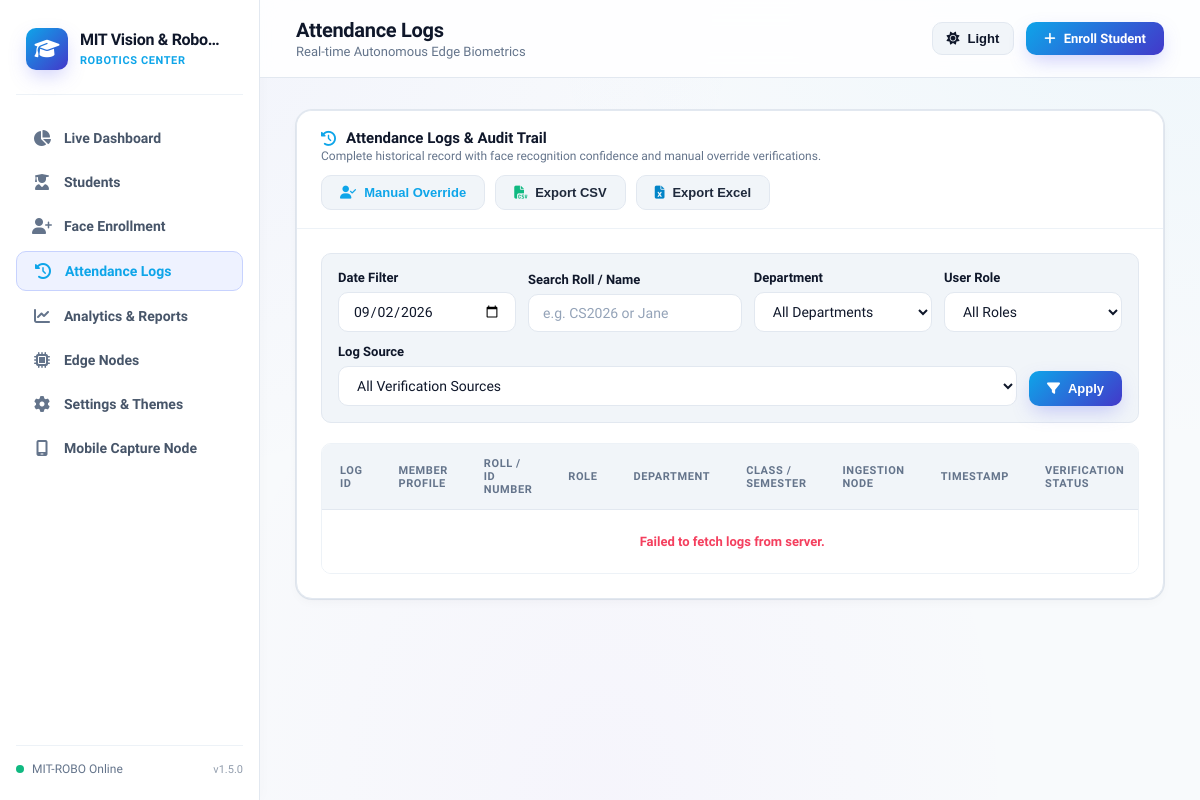
Page /logs on the committed database.
### src/database/models.py (models this page shows, shortened)
class SystemBranding(Base):
    __tablename__ = "system_branding"
    id = Column(Integer, primary_key=True, autoincrement=True)
    institution_name = Column(String(150), default="FaceAttendance Campus", nullable=False)
    short_code = Column(String(30), default="FA-HUB", nullable=False)
    tagline = Column(String(255), default="Raspberry Pi Zero Edge Nodes & Central Face Recognition")
    logo_filename = Column(String(255), nullable=True)
    primary_accent_color = Column(String(20), default="#6366f1")
    header_badge_text = Column(String(50), default="Thin-Client Hub")
    contact_email = Column(String(100), nullable=True)
    updated_at = Column(DateTime, default=datetime.utcnow, onupdate=datetime.utcnow)

### src/server/routes/views_dashboard.py (the view)
@router.get("/logs", response_class=HTMLResponse)
def page_logs(request: Request, db: Session = Depends(get_db)):
    today_str = date.today().isoformat()
    branding = get_branding_dict(db)
    return templates.TemplateResponse(
        "logs.html",
        {
            "request": request,
            "page_title": "Attendance Logs",
            "active_page": "logs",
            "today_str": today_str,
            "branding": branding,
        },
    )

### src/server/templates/logs.html (shortened to what this page needs)
{% extends "base.html" %}
{% block content %}
<div class="card">
    <div class="card-header" style="flex-wrap: wrap; gap: 12px;">
        <div>
            <h3>
                <i class="fa-solid fa-clock-rotate-left" style="color: var(--accent-primary);"></i>
                <span>Attendance Logs & Audit Trail</span>
            </h3>
            <p style="font-size: 12px; color: var(--text-muted); margin-top: 2px;">
                Complete historical record with face recognition confidence and manual override verifications.
            </p>
        </div>
        <div style="display: flex; gap: 10px; flex-wrap: wrap;">
            <button onclick="openManualOverrideModal()" class="btn btn-secondary" style="color: var(--accent-primary);" title="Biometric Fallback Manual Attendance">
                <i class="fa-solid fa-user-check"></i>
                <span>Manual Override</span>
            </button>
            <button onclick="exportData('csv')" class="btn btn-secondary" title="Export Filtered CSV">
                <i class="fa-solid fa-file-csv" style="color: var(--accent-emerald);"></i>
                <span>Export CSV</span>
            </button>
            <button onclick="exportData('xlsx')" class="btn btn-secondary" title="Export Filtered Excel">
                <i class="fa-solid fa-file-excel" style="color: var(--accent-cyan);"></i>
                <span>Export Excel</span>
            </button>
        </div>
    </div>
    <div class="card-body">
        <div style="background: var(--bg-subtle); padding: 16px; border-radius: var(--radius-sm); border: 1px solid var(--border-color); margin-bottom: 20px;">
            <div style="display: flex; gap: 12px; flex-wrap: wrap; align-items: flex-end;">
                <div style="flex: 1; min-width: 150px;">
                    <label class="form-label">Date Filter</label>
                    <input type="date" id="filterDate" class="form-control" value="{{ today_str }}">
                </div>
                <div style="flex: 1.2; min-width: 160px;">
                    <label class="form-label">Search Roll / Name</label>
                    <input type="text" id="filterRoll" class="form-control" placeholder="e.g. CS2026 or Jane">
                </div>
                <div style="flex: 1; min-width: 150px;">
                    <label class="form-label">Department</label>
                    <select id="filterDept" class="form-control">
                        <option value="">All Departments</option>
                    </select>
                </div>
                <div style="flex: 1; min-width: 140px;">
                    <label class="form-label">User Role</label>
                    <select id="filterRole" class="form-control">
                        <option value="">All Roles</option>
                    </select>
                </div>
                <div style="flex: 1; min-width: 150px;">
                    <label class="form-label">Log Source</label>
                    <select id="filterOverride" class="form-control">
                        <option value="">All Verification Sources</option>
                    </select>
                </div>
                <div>
                    <button id="btnApplyFilter" onclick="applyLogFilters()" class="btn btn-primary" style="padding: 10px 18px;">
                        <i class="fa-solid fa-filter"></i> Apply
                    </button>
                </div>
            </div>
        </div>
        <div class="table-container">
            <table class="custom-table">
                <thead>
                    <tr>
                        <th>Log ID</th>
                        <th>Member Profile</th>
                        <th>Roll / ID Number</th>
                        <th>Role</th>
                        <th>Department</th>
                        <th>Class / Semester</th>
                        <th>Ingestion Node</th>
                        <th>Timestamp</th>
                        <th>Verification Status</th>
                    </tr>
                </thead>
                <tbody id="logsTableBody">
                </tbody>
            </table>
        </div>
    </div>
</div>
{% endblock %}

### src/server/templates/base.html (shortened to what this page needs)
<!DOCTYPE html>
<html lang="en" data-theme="light">
<head>
    <link rel="stylesheet" href="https://cdnjs.cloudflare.com/ajax/libs/font-awesome/6.4.0/css/all.min.css">
    <link rel="stylesheet" href="/static/css/dashboard.css">
</head>
<body>
    <aside id="mainSidebar" class="sidebar">
        <div class="brand" style="justify-content: space-between;">
            <div style="display: flex; align-items: center; gap: 12px; min-width: 0;">
                {% if branding and branding.logo_url %}
                <img id="sidebarBrandLogo" src="{{ branding.logo_url }}" alt="Logo" class="brand-logo-img" style="width: 42px; height: 42px; border-radius: var(--radius-xs); object-fit: contain; background: var(--bg-card); padding: 3px; border: 1.5px solid var(--border-color); flex-shrink: 0;">
                {% else %}
                <div id="sidebarBrandIcon" class="brand-icon">
                    <i class="fa-solid fa-graduation-cap"></i>
                </div>
                {% endif %}
                <div class="brand-text" style="overflow: hidden;">
                    <h1 id="sidebarBrandName" style="white-space: nowrap; overflow: hidden; text-overflow: ellipsis; max-width: 140px;" title="{{ branding.institution_name if branding else 'FaceAttendance' }}">{{ branding.institution_name if branding else 'FaceAttendance' }}</h1>
                    <span id="sidebarBrandBadge">{{ branding.header_badge_text if branding else 'Thin-Client Hub' }}</span>
                </div>
            </div>
        </div>
        <ul class="nav-list">
            <li>
                <a href="/" class="nav-link {% if active_page == 'dashboard' %}active{% endif %}" onclick="closeMobileMenu()">
                    <i class="fa-solid fa-chart-pie"></i>
                    <span>Live Dashboard</span>
                </a>
            </li>
            <li>
                <a href="/students" class="nav-link {% if active_page == 'students' %}active{% endif %}" onclick="closeMobileMenu()">
                    <i class="fa-solid fa-user-graduate"></i>
                    <span>Students</span>
                </a>
            </li>
            <li>
                <a href="/enroll" class="nav-link {% if active_page == 'enroll' %}active{% endif %}" onclick="closeMobileMenu()">
                    <i class="fa-solid fa-user-plus"></i>
                    <span>Face Enrollment</span>
                </a>
            </li>
            <li>
                <a href="/logs" class="nav-link {% if active_page == 'logs' %}active{% endif %}" onclick="closeMobileMenu()">
                    <i class="fa-solid fa-clock-rotate-left"></i>
                    <span>Attendance Logs</span>
                </a>
            </li>
            <li>
                <a href="/analytics" class="nav-link {% if active_page == 'analytics' %}active{% endif %}" onclick="closeMobileMenu()">
                    <i class="fa-solid fa-chart-line"></i>
                    <span>Analytics & Reports</span>
                </a>
            </li>
            <li>
                <a href="/nodes" class="nav-link {% if active_page == 'nodes' %}active{% endif %}" onclick="closeMobileMenu()">
                    <i class="fa-solid fa-microchip"></i>
                    <span>Edge Nodes</span>
                </a>
            </li>
            <li>
                <a href="/settings" class="nav-link {% if active_page == 'settings' %}active{% endif %}" onclick="closeMobileMenu()">
                    <i class="fa-solid fa-gear"></i>
                    <span>Settings & Themes</span>
                </a>
            </li>
            <li>
                <a href="/mobile-capture" target="_blank" class="nav-link {% if active_page == 'mobile' %}active{% endif %}" onclick="closeMobileMenu()">
                    <i class="fa-solid fa-mobile-screen"></i>
                    <span>Mobile Capture Node</span>
                </a>
            </li>
        </ul>
        <div class="sidebar-footer">
            <div style="display: flex; align-items: center; gap: 8px;">
                <span class="pulse-dot"></span>
                <span id="footerShortCode">{{ branding.short_code if branding else 'FA-HUB' }} Online</span>
            </div>
            <span style="font-size: 11px; opacity: 0.7;">v1.5.0</span>
        </div>
    </aside>
    <div class="main-wrapper">
        <header class="top-bar">
            <div style="display: flex; align-items: center;">
                <div class="page-title">
                    <h2>{{ page_title }}</h2>
                    <p id="topBarTagline">{{ branding.tagline if branding and branding.tagline else 'Raspberry Pi Zero Edge Nodes & Central Face Recognition' }}</p>
                </div>
            </div>
            <div class="top-actions">
                <button id="btnQuickThemeToggle" class="theme-quick-btn" onclick="cycleAppTheme()" title="Switch Visual Theme (Light / Dark / Academic)">
                    <i class="fa-solid fa-palette"></i>
                    <span id="quickThemeLabel">Theme</span>
                </button>
                <a href="/enroll" class="btn btn-primary">
                    <i class="fa-solid fa-plus"></i>
                    <span>Enroll Student</span>
                </a>
            </div>
        </header>
        <main class="content-body">
            {% block content %}{% endblock %}
        </main>
    </div>
</body>
</html>

### rows in the picture
SystemBranding: institution_name "MIT Vision & Robo…", header_badge_text "ROBOTICS CENTER", short_code "MIT-ROBO", tagline "Real-time Autonomous Edge Biometrics"

### other values in the picture
{{ page_title }} "Attendance Logs"
